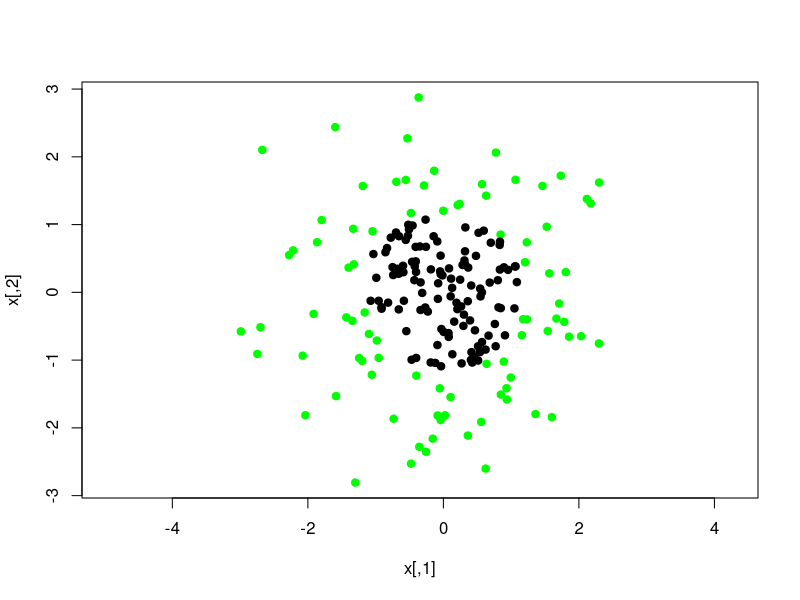
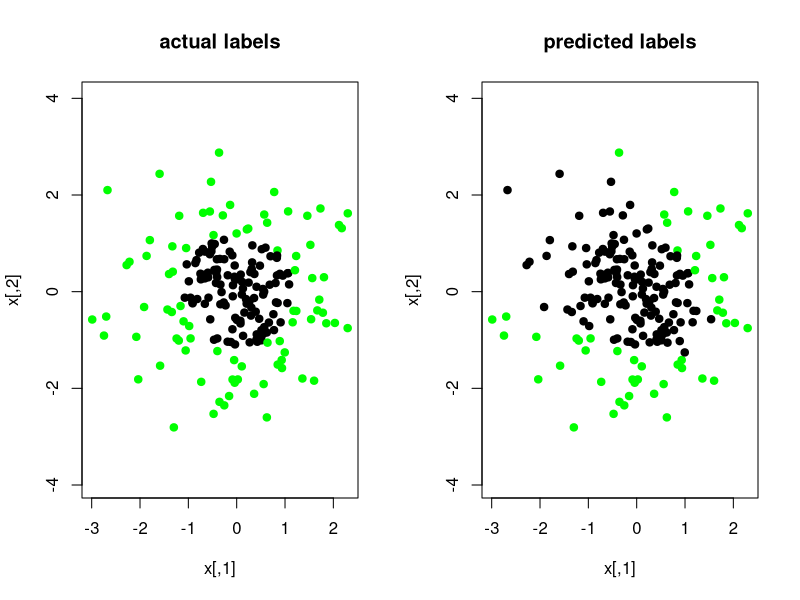
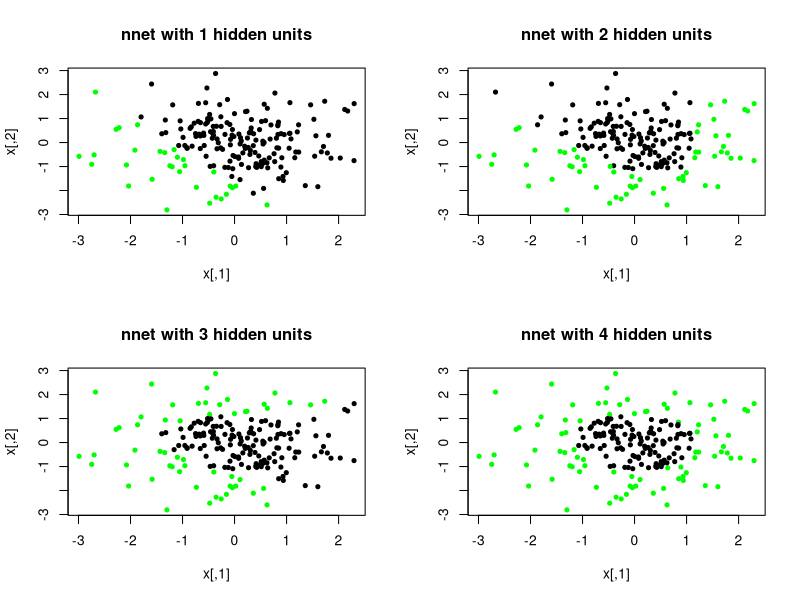
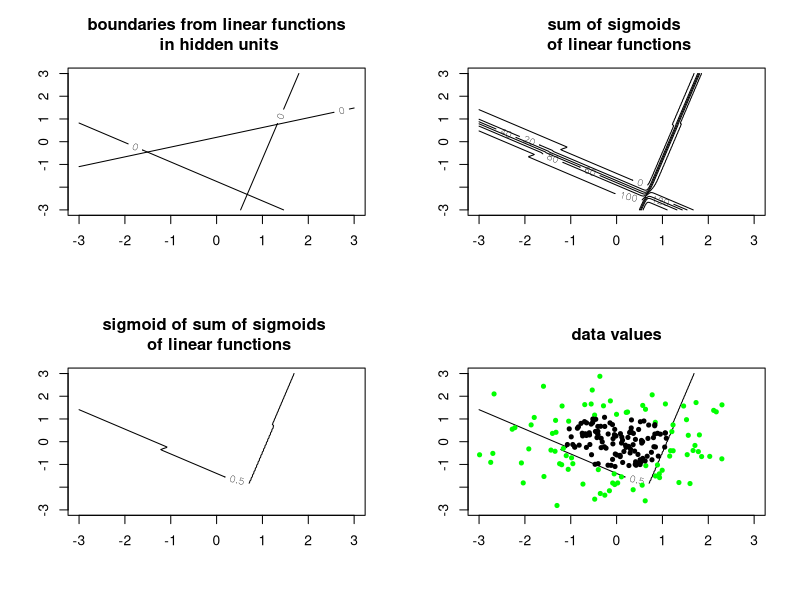

Generate these figures, in order, with R:
# R Lecture to VTT - Lecture 3
# Author                : Oguzhan Gencoglu
# Latest Version        : 04.05.2016
# Contact               : oguzhan.gencoglu@tut.fi

# -------------- Neural networks --------------

# generate some data with 2 classes
p <- 2
N <- 200
x <- matrix(rnorm(N*p),ncol=p)
y <- as.numeric((x[,1]^2+x[,2]^2) > 1.4)
plot(x,col=c('black','green')[y+1],pch=19,asp=1)

mydata <- data.frame(x=x, y=y)

# define your neural network topology and train it
library(nnet)
nn1 <- nnet(y~x.1+x.2,data=mydata,entropy=T,size=3,decay=0,maxit=2000,trace=T)

# predict training data (NOTE: normally you predict unseen (test) data)
yhat <- as.numeric(predict(nn1,type='class'))
par(mfrow=c(1,2))
plot(x,pch=19,col=c('black','green')[y+1],main='actual labels',asp=1)
plot(x,col=c('black','green')[(yhat>0.5)+1],pch=19,main='predicted labels',asp=1)
table(actual=y,predicted=predict(nn1,type='class'))

# change number of hidden units
par(mfrow=c(2,2))
for (i in 1:4){
        nn1 <- nnet(y~x.1+x.2,data=mydata,entropy=T,size=i,decay=0,maxit=2000,trace=T)
        yhat <- as.numeric(predict(nn1,type='class'))
        plot(x,pch=20,col=c('black','green')[yhat+1])
        title(main=paste('nnet with',i,'hidden units'))
}

# plot decision boundaries
nn1 <- nnet(y~x.1+x.2,data=mydata,entropy=T,size=3,decay=0,maxit=2000,trace=T)
x1grid <- seq(-3,3,l=200)
x2grid <- seq(-3,3,l=220)
xg <- expand.grid(x1grid,x2grid)
xg <- as.matrix(cbind(1,xg))
h1 <- xg%*%matrix(coef(nn1)[1:3],ncol=1)
h2 <- xg%*%matrix(coef(nn1)[4:6],ncol=1)
h3 <- xg%*%matrix(coef(nn1)[7:9],ncol=1)

par(mfrow=c(2,2))
contour(x1grid,x2grid,matrix(h1,200,220),levels=0)
contour(x1grid,x2grid,matrix(h2,200,220),levels=0,add=T)
contour(x1grid,x2grid,matrix(h3,200,220),levels=0,add=T)
title(main='boundaries from linear functions\n in hidden units')

sigmoid <- function(x){exp(x)/(1+exp(x))}
z <- coef(nn1)[10]+coef(nn1)[11]*sigmoid(h1)+coef(nn1)[12]*sigmoid(h2)+
        coef(nn1)[13]*sigmoid(h3)
contour(x1grid,x2grid,matrix(z,200,220))
title('sum of sigmoids \n of linear functions')
contour(x1grid,x2grid,matrix(sigmoid(z),200,220),levels=0.5)
title('sigmoid of sum of sigmoids \n of linear functions')
contour(x1grid,x2grid,matrix(sigmoid(z),200,220),levels=0.5)
points(x,pch=20,col=c('black','green')[y+1])
title('data values')
